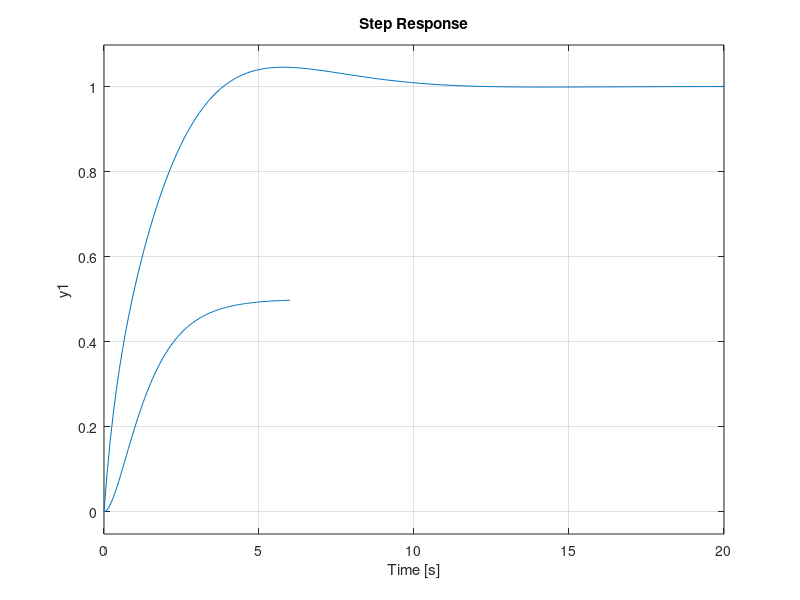

The MATLAB script that drew this image:
num = 1;
dnum = [1 3 1];

g = tf(num,dnum);

sys = feedback(g, 1);

step(sys)
hold on

kp = 2;
ki = 1;
kd = 1;

%P = pidtune(g,'pid');
P = pid(kp,ki,kd);

sys_new = feedback(P*g, 1);

step(sys_new); 
